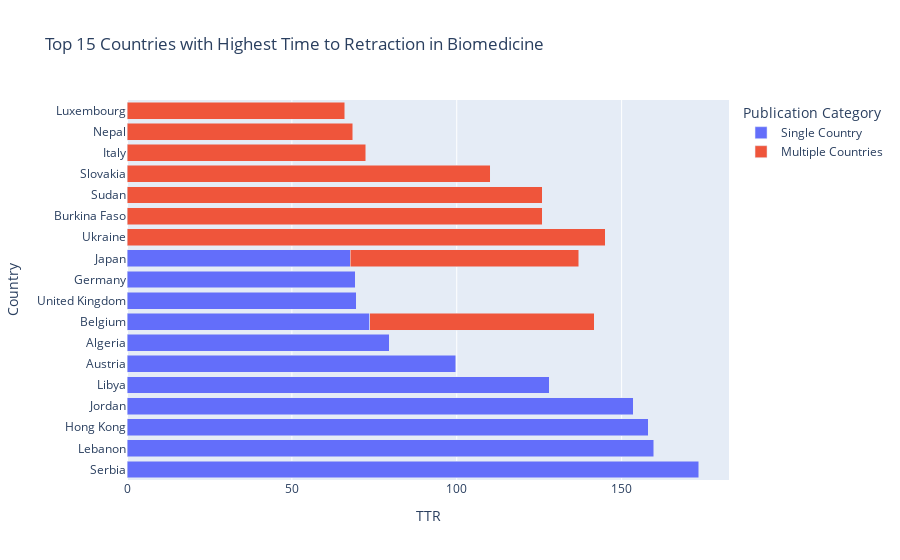

Here is the notebook cell this chart was saved with:
### Code cell
country_counts = country[country['Biomedicine']==1].groupby(['Country', 'Single_Multiple_Country'])['time_to_retraction'].mean().reset_index(name='TTR')

# Sort the DataFrame by TTR in descending order and take the top 15 countries
top_15_countries = country_counts.sort_values(by='TTR', ascending=False).head(20)

# Create a histogram with countries on the y-axis
fig = px.bar(top_15_countries, y='Country', x='TTR', color='Single_Multiple_Country',
             orientation='h',  # Horizontal orientation for countries on the y-axis
             title='Top 15 Countries with Highest Time to Retraction in Biomedicine',
             labels={'Single_Multiple_Country': 'Publication Category', 'Time to Retraction': 'TTR'},
             category_orders={'Single_Multiple_Country': ['Single Country', 'Multiple Countries']})

fig.update_layout(barmode='stack')  # Stacked histogram

fig.show()

### Figure 1 — Plotly figure (JSON) as saved in the notebook; plotly's stock layout.template omitted (floating-point values rounded to 4 significant figures)
{"data": [{"alignmentgroup": "True", "hovertemplate": "Publication Category=Single Country<br>TTR=%{x}<br>Country=%{y}<extra></extra>", "legendgroup": "Single Country", "marker": {"color": "#636efa", "pattern": {"shape": ""}}, "name": "Single Country", "offsetgroup": "Single Country", "orientation": "h", "showlegend": true, "textposition": "auto", "type": "bar", "x": [173.4, 159.7, 158.0, 153.5, 128.1, 99.74, 79.57, 73.58, 69.52, 69.2, 67.71], "xaxis": "x", "y": ["Serbia", "Lebanon", "Hong Kong", "Jordan", "Libya", "Austria", "Algeria", "Belgium", "United Kingdom", "Germany", "Japan"], "yaxis": "y"}, {"alignmentgroup": "True", "hovertemplate": "Publication Category=Multiple Countries<br>TTR=%{x}<br>Country=%{y}<extra></extra>", "legendgroup": "Multiple Countries", "marker": {"color": "#EF553B", "pattern": {"shape": ""}}, "name": "Multiple Countries", "offsetgroup": "Multiple Countries", "orientation": "h", "showlegend": true, "textposition": "auto", "type": "bar", "x": [145.1, 126.0, 126.0, 110.1, 72.34, 69.27, 68.45, 68.13, 66.0], "xaxis": "x", "y": ["Ukraine", "Burkina Faso", "Sudan", "Slovakia", "Italy", "Japan", "Nepal", "Belgium", "Luxembourg"], "yaxis": "y"}], "layout": {"barmode": "stack", "legend": {"title": {"text": "Publication Category"}, "tracegroupgap": 0}, "title": {"text": "Top 15 Countries with Highest Time to Retraction in Biomedicine"}, "xaxis": {"anchor": "y", "domain": [0, 1], "title": {"text": "TTR"}}, "yaxis": {"anchor": "x", "domain": [0, 1], "title": {"text": "Country"}}}}
